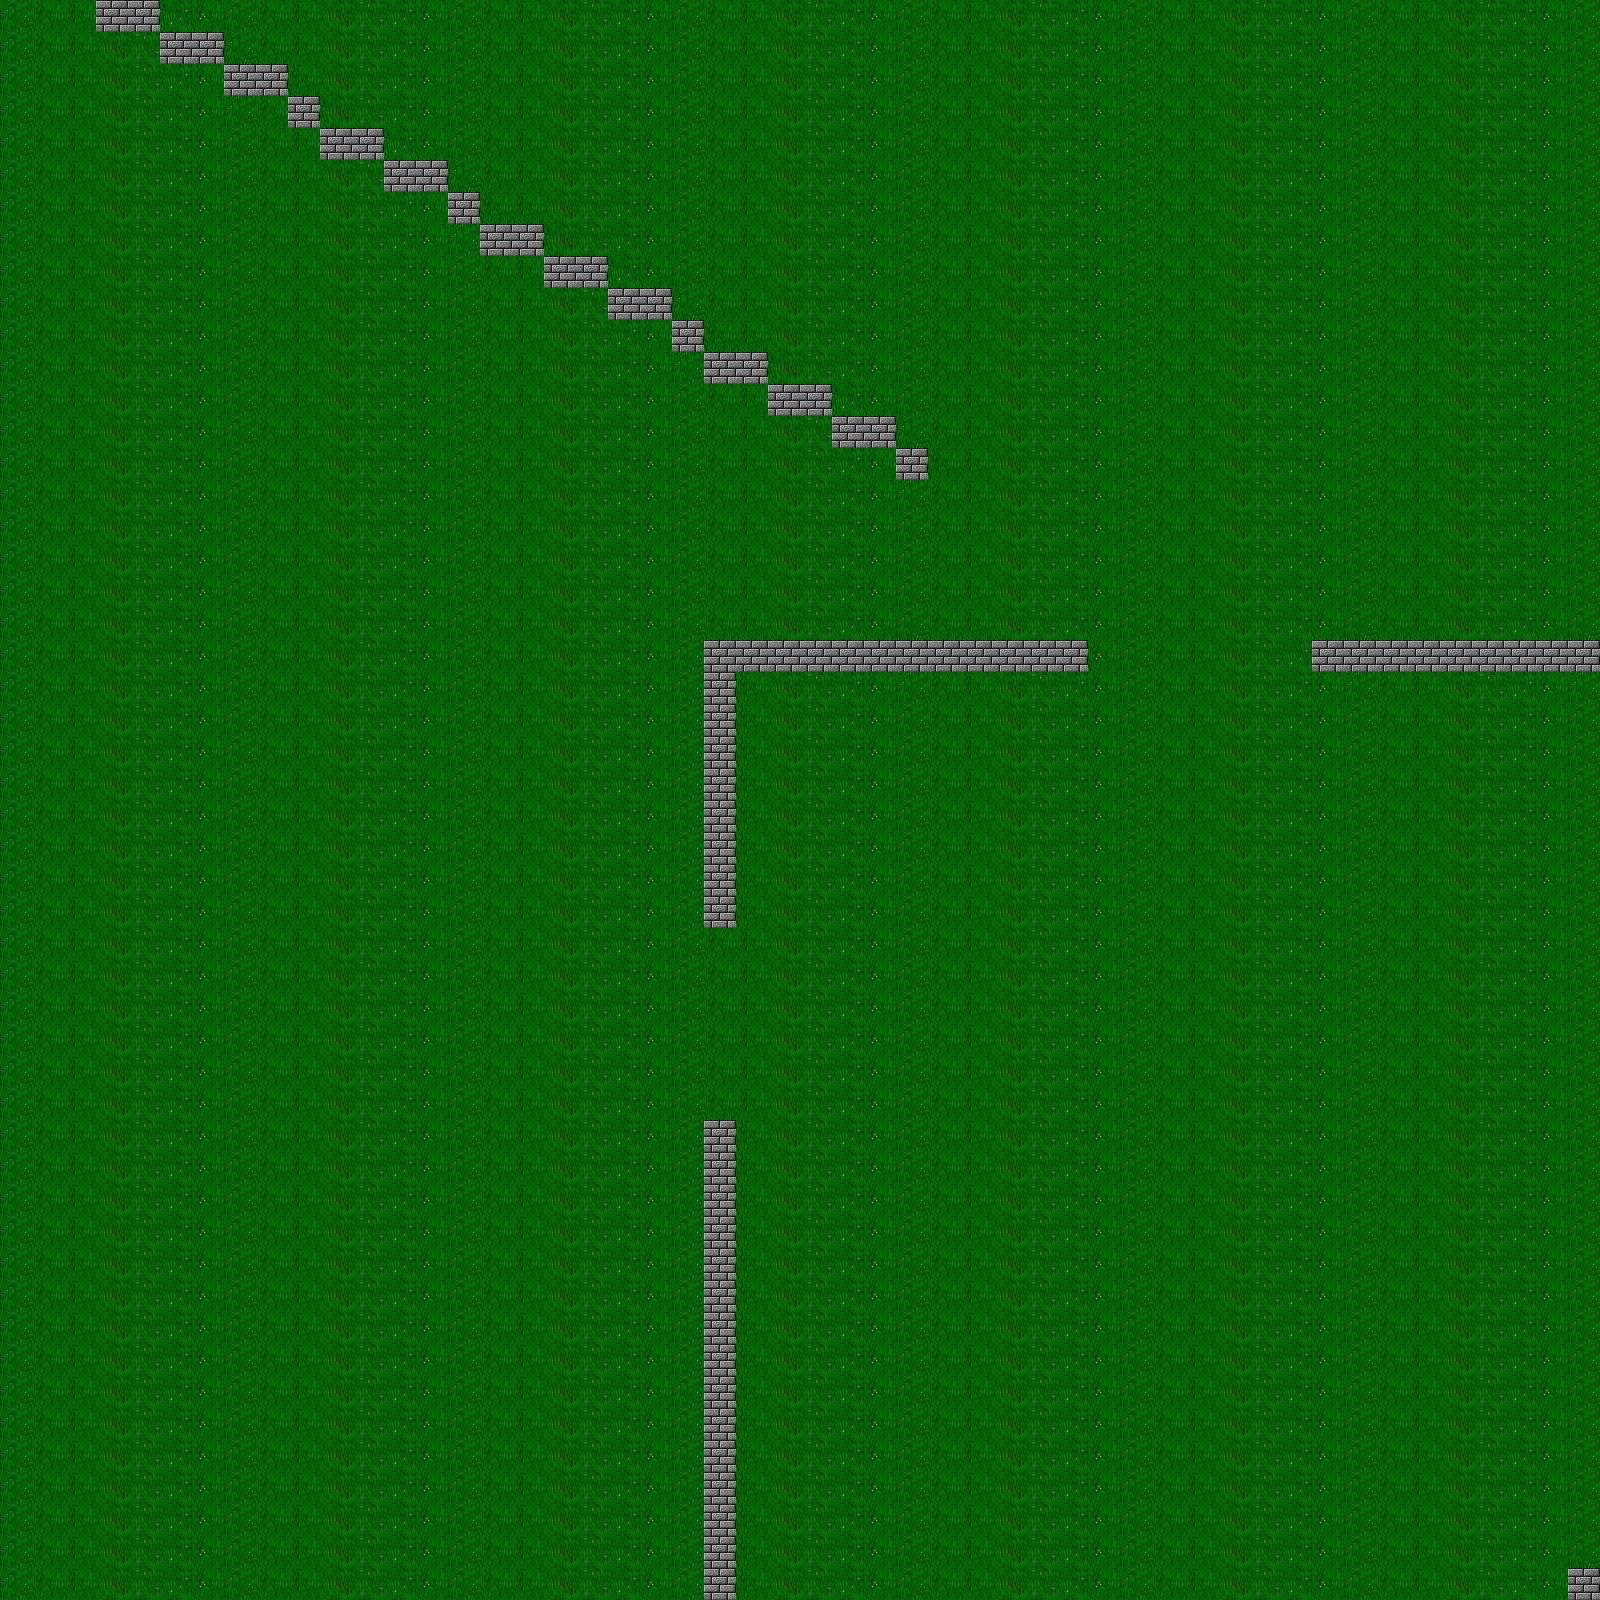

Below is a game level as drawn by its tile map, then a one-line description and the .tmx that defines it (tile-layer data replaced by summaries):
An orthogonal 50x50 tile map with 32x32 px tiles, 2 tile layers (Ground, Walls).

<map version="1.0" orientation="orthogonal" renderorder="right-down" width="50" height="50" tilewidth="32" tileheight="32" nextobjectid="1">
 <tileset firstgid="1" name="DungeonCrawl_ProjectUtumnoTileset" tilewidth="32" tileheight="32" tilecount="3072">
  <image source="DungeonCrawl_ProjectUtumnoTileset.png" width="2048" height="1536" />
 </tileset>
 <layer name="Ground" width="50" height="50">
  <data>[2500 cells, 2500 non-empty, 7 distinct tile ids]</data>
 </layer>
 <layer name="Walls" width="50" height="50">
  <data>[2500 cells, 71 non-empty, 1 distinct tile ids]</data>
 </layer>
</map>
